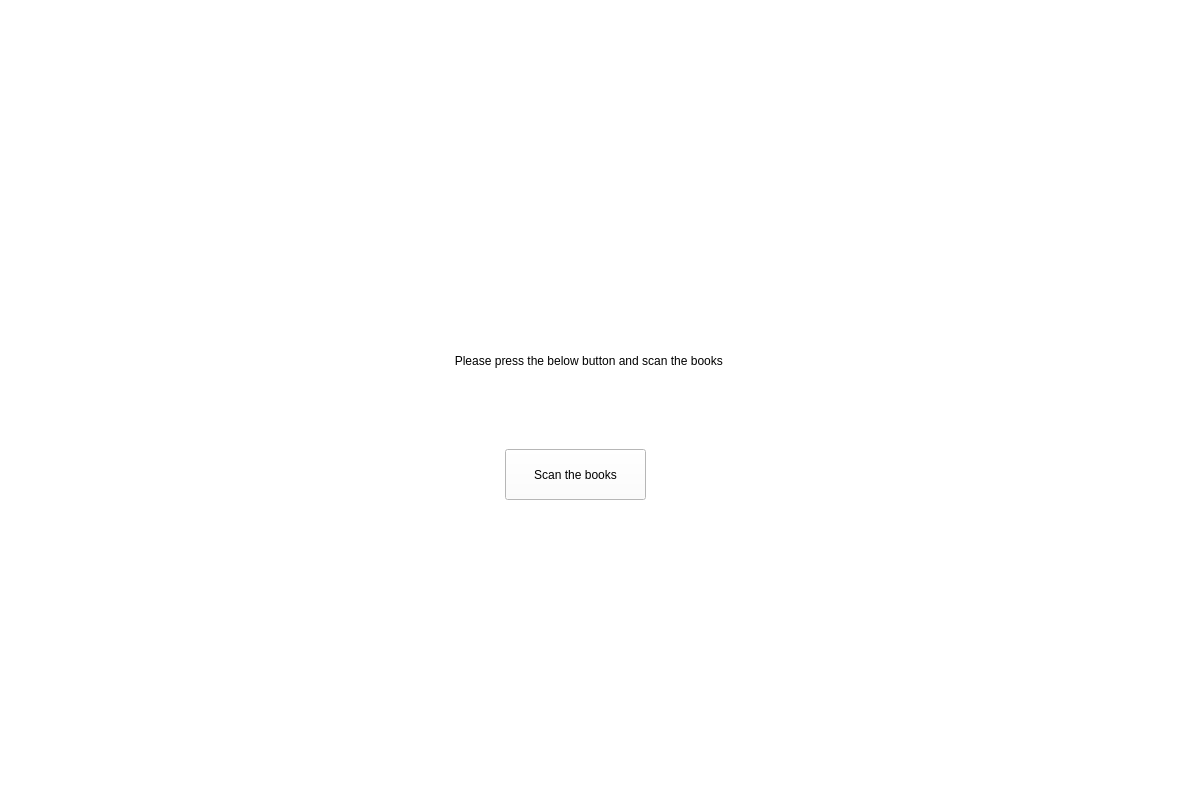
<?xml version="1.0" encoding="UTF-8"?>
<ui version="4.0">
 <class>Form</class>
 <widget class="QWidget" name="Form">
  <property name="geometry">
   <rect>
    <x>0</x>
    <y>0</y>
    <width>1187</width>
    <height>785</height>
   </rect>
  </property>
  <property name="windowTitle">
   <string>Form</string>
  </property>
  <property name="styleSheet">
   <string notr="true">background-color: rgb(255, 255, 255);</string>
  </property>
  <widget class="QLabel" name="label">
   <property name="geometry">
    <rect>
     <x>0</x>
     <y>0</y>
     <width>1201</width>
     <height>241</height>
    </rect>
   </property>
   <property name="text">
    <string/>
   </property>
   <property name="pixmap">
    <pixmap>2020120118401825450.jpg</pixmap>
   </property>
   <property name="alignment">
    <set>Qt::AlignCenter</set>
   </property>
   <property name="margin">
    <number>30</number>
   </property>
   <property name="indent">
    <number>-9</number>
   </property>
  </widget>
  <widget class="QLabel" name="label_3">
   <property name="geometry">
    <rect>
     <x>240</x>
     <y>550</y>
     <width>691</width>
     <height>231</height>
    </rect>
   </property>
   <property name="text">
    <string/>
   </property>
   <property name="pixmap">
    <pixmap>1-02-Communicative-Logo.jpg</pixmap>
   </property>
   <property name="alignment">
    <set>Qt::AlignCenter</set>
   </property>
   <property name="margin">
    <number>30</number>
   </property>
   <property name="indent">
    <number>-9</number>
   </property>
  </widget>
  <widget class="QLabel" name="label_2">
   <property name="geometry">
    <rect>
     <x>320</x>
     <y>330</y>
     <width>541</width>
     <height>61</height>
    </rect>
   </property>
   <property name="text">
    <string>Please press the below button and scan the books </string>
   </property>
   <property name="alignment">
    <set>Qt::AlignCenter</set>
   </property>
  </widget>
  <widget class="QPushButton" name="cvPush">
   <property name="geometry">
    <rect>
     <x>505</x>
     <y>449</y>
     <width>141</width>
     <height>51</height>
    </rect>
   </property>
   <property name="text">
    <string>Scan the books</string>
   </property>
  </widget>
 </widget>
 <resources/>
 <connections/>
</ui>
